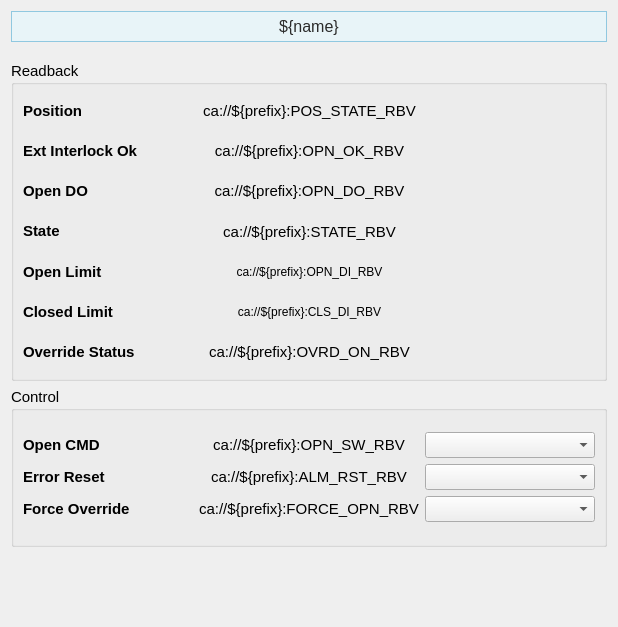
<?xml version="1.0" encoding="UTF-8"?>
<ui version="4.0">
 <class>Form</class>
 <widget class="QWidget" name="Form">
  <property name="geometry">
   <rect>
    <x>0</x>
    <y>0</y>
    <width>618</width>
    <height>627</height>
   </rect>
  </property>
  <property name="sizePolicy">
   <sizepolicy hsizetype="Preferred" vsizetype="Preferred">
    <horstretch>0</horstretch>
    <verstretch>0</verstretch>
   </sizepolicy>
  </property>
  <property name="windowTitle">
   <string>Form</string>
  </property>
  <layout class="QVBoxLayout" name="verticalLayout_7">
   <item>
    <widget class="PyDMLabel" name="PyDMLabel_11">
     <property name="maximumSize">
      <size>
       <width>16777215</width>
       <height>40</height>
      </size>
     </property>
     <property name="font">
      <font>
       <pointsize>12</pointsize>
      </font>
     </property>
     <property name="toolTip">
      <string/>
     </property>
     <property name="styleSheet">
      <string notr="true">    background-color: #e8f4f8;

    border: 1px solid #90c8e0;

    padding: 5px;

    color: rgb(43, 43, 43);</string>
     </property>
     <property name="text">
      <string>${name}</string>
     </property>
     <property name="alignment">
      <set>Qt::AlignCenter</set>
     </property>
    </widget>
   </item>
   <item>
    <spacer name="verticalSpacer_2">
     <property name="orientation">
      <enum>Qt::Vertical</enum>
     </property>
     <property name="sizeType">
      <enum>QSizePolicy::Fixed</enum>
     </property>
     <property name="sizeHint" stdset="0">
      <size>
       <width>20</width>
       <height>13</height>
      </size>
     </property>
    </spacer>
   </item>
   <item>
    <widget class="QGroupBox" name="groupBox">
     <property name="sizePolicy">
      <sizepolicy hsizetype="Preferred" vsizetype="Fixed">
       <horstretch>0</horstretch>
       <verstretch>0</verstretch>
      </sizepolicy>
     </property>
     <property name="minimumSize">
      <size>
       <width>0</width>
       <height>320</height>
      </size>
     </property>
     <property name="font">
      <font>
       <pointsize>11</pointsize>
      </font>
     </property>
     <property name="title">
      <string>Readback</string>
     </property>
     <layout class="QVBoxLayout" name="verticalLayout_14">
      <item>
       <layout class="QHBoxLayout" name="horizontalLayout_4" stretch="1,1,1">
        <item>
         <layout class="QVBoxLayout" name="verticalLayout">
          <item>
           <widget class="QLabel" name="interlock_ok_label_13">
            <property name="font">
             <font>
              <pointsize>11</pointsize>
             </font>
            </property>
            <property name="styleSheet">
             <string/>
            </property>
            <property name="text">
             <string>&lt;html&gt;&lt;head/&gt;&lt;body&gt;&lt;p&gt;&lt;span style=&quot; font-weight:600;&quot;&gt;Position&lt;/span&gt;&lt;/p&gt;&lt;/body&gt;&lt;/html&gt;</string>
            </property>
           </widget>
          </item>
          <item>
           <widget class="QLabel" name="interlock_ok_label_8">
            <property name="font">
             <font>
              <pointsize>11</pointsize>
             </font>
            </property>
            <property name="styleSheet">
             <string/>
            </property>
            <property name="text">
             <string>&lt;html&gt;&lt;head/&gt;&lt;body&gt;&lt;p&gt;&lt;span style=&quot; font-weight:600;&quot;&gt;Ext Interlock Ok&lt;/span&gt;&lt;/p&gt;&lt;/body&gt;&lt;/html&gt;</string>
            </property>
           </widget>
          </item>
          <item>
           <widget class="QLabel" name="interlock_ok_label_14">
            <property name="font">
             <font>
              <pointsize>11</pointsize>
             </font>
            </property>
            <property name="styleSheet">
             <string/>
            </property>
            <property name="text">
             <string>&lt;html&gt;&lt;head/&gt;&lt;body&gt;&lt;p&gt;&lt;span style=&quot; font-weight:600;&quot;&gt;Open DO&lt;/span&gt;&lt;/p&gt;&lt;/body&gt;&lt;/html&gt;</string>
            </property>
           </widget>
          </item>
          <item>
           <widget class="QLabel" name="interlock_ok_label_5">
            <property name="font">
             <font>
              <pointsize>11</pointsize>
             </font>
            </property>
            <property name="styleSheet">
             <string/>
            </property>
            <property name="text">
             <string>&lt;html&gt;&lt;head/&gt;&lt;body&gt;&lt;p&gt;&lt;span style=&quot; font-weight:600;&quot;&gt;State&lt;/span&gt;&lt;/p&gt;&lt;/body&gt;&lt;/html&gt;</string>
            </property>
           </widget>
          </item>
          <item>
           <widget class="QLabel" name="interlock_ok_label_10">
            <property name="font">
             <font>
              <pointsize>11</pointsize>
             </font>
            </property>
            <property name="styleSheet">
             <string/>
            </property>
            <property name="text">
             <string>&lt;html&gt;&lt;head/&gt;&lt;body&gt;&lt;p&gt;&lt;span style=&quot; font-weight:600;&quot;&gt;Open Limit&lt;/span&gt;&lt;/p&gt;&lt;/body&gt;&lt;/html&gt;</string>
            </property>
           </widget>
          </item>
          <item>
           <widget class="QLabel" name="interlock_ok_label_11">
            <property name="font">
             <font>
              <pointsize>11</pointsize>
             </font>
            </property>
            <property name="styleSheet">
             <string/>
            </property>
            <property name="text">
             <string>&lt;html&gt;&lt;head/&gt;&lt;body&gt;&lt;p&gt;&lt;span style=&quot; font-weight:600;&quot;&gt;Closed Limit&lt;/span&gt;&lt;/p&gt;&lt;/body&gt;&lt;/html&gt;</string>
            </property>
           </widget>
          </item>
          <item>
           <widget class="QLabel" name="interlock_ok_label_3">
            <property name="font">
             <font>
              <pointsize>11</pointsize>
             </font>
            </property>
            <property name="styleSheet">
             <string/>
            </property>
            <property name="text">
             <string>&lt;html&gt;&lt;head/&gt;&lt;body&gt;&lt;p&gt;&lt;span style=&quot; font-weight:600;&quot;&gt;Override Status&lt;/span&gt;&lt;/p&gt;&lt;/body&gt;&lt;/html&gt;</string>
            </property>
           </widget>
          </item>
         </layout>
        </item>
        <item>
         <layout class="QVBoxLayout" name="verticalLayout_4">
          <item>
           <widget class="PyDMLabel" name="PyDMLabel_19">
            <property name="toolTip">
             <string/>
            </property>
            <property name="text">
             <string>ca://${prefix}:POS_STATE_RBV</string>
            </property>
            <property name="alignment">
             <set>Qt::AlignCenter</set>
            </property>
            <property name="channel">
             <string notr="true">ca://${prefix}:POS_STATE_RBV</string>
            </property>
           </widget>
          </item>
          <item>
           <widget class="PyDMLabel" name="PyDMLabel_13">
            <property name="toolTip">
             <string/>
            </property>
            <property name="text">
             <string>ca://${prefix}:OPN_OK_RBV</string>
            </property>
            <property name="alignment">
             <set>Qt::AlignCenter</set>
            </property>
            <property name="precision">
             <number>0</number>
            </property>
            <property name="showUnits">
             <bool>false</bool>
            </property>
            <property name="precisionFromPV">
             <bool>true</bool>
            </property>
            <property name="alarmSensitiveContent">
             <bool>false</bool>
            </property>
            <property name="alarmSensitiveBorder">
             <bool>true</bool>
            </property>
            <property name="PyDMToolTip">
             <string/>
            </property>
            <property name="channel">
             <string>ca://${prefix}:OPN_OK_RBV</string>
            </property>
            <property name="enableRichText">
             <bool>false</bool>
            </property>
            <property name="displayLabelText">
             <bool>false</bool>
            </property>
            <property name="disconnectedText">
             <string/>
            </property>
           </widget>
          </item>
          <item>
           <widget class="PyDMLabel" name="PyDMLabel_20">
            <property name="toolTip">
             <string/>
            </property>
            <property name="text">
             <string>ca://${prefix}:OPN_DO_RBV</string>
            </property>
            <property name="alignment">
             <set>Qt::AlignCenter</set>
            </property>
            <property name="precision">
             <number>0</number>
            </property>
            <property name="showUnits">
             <bool>false</bool>
            </property>
            <property name="precisionFromPV">
             <bool>true</bool>
            </property>
            <property name="alarmSensitiveContent">
             <bool>false</bool>
            </property>
            <property name="alarmSensitiveBorder">
             <bool>true</bool>
            </property>
            <property name="PyDMToolTip">
             <string/>
            </property>
            <property name="channel">
             <string>ca://${prefix}:OPN_DO_RBV</string>
            </property>
            <property name="enableRichText">
             <bool>false</bool>
            </property>
            <property name="displayLabelText">
             <bool>false</bool>
            </property>
            <property name="disconnectedText">
             <string/>
            </property>
           </widget>
          </item>
          <item>
           <widget class="PyDMLabel" name="PyDMLabel_8">
            <property name="toolTip">
             <string/>
            </property>
            <property name="text">
             <string>ca://${prefix}:STATE_RBV</string>
            </property>
            <property name="alignment">
             <set>Qt::AlignCenter</set>
            </property>
            <property name="channel">
             <string>ca://${prefix}:STATE_RBV</string>
            </property>
           </widget>
          </item>
          <item>
           <widget class="PyDMLabel" name="PyDMLabel_16">
            <property name="font">
             <font>
              <pointsize>9</pointsize>
             </font>
            </property>
            <property name="toolTip">
             <string/>
            </property>
            <property name="text">
             <string>ca://${prefix}:OPN_DI_RBV</string>
            </property>
            <property name="alignment">
             <set>Qt::AlignCenter</set>
            </property>
            <property name="channel">
             <string>ca://${prefix}:OPN_DI_RBV</string>
            </property>
           </widget>
          </item>
          <item>
           <widget class="PyDMLabel" name="PyDMLabel_18">
            <property name="font">
             <font>
              <pointsize>9</pointsize>
             </font>
            </property>
            <property name="toolTip">
             <string/>
            </property>
            <property name="text">
             <string>ca://${prefix}:CLS_DI_RBV</string>
            </property>
            <property name="alignment">
             <set>Qt::AlignCenter</set>
            </property>
            <property name="channel">
             <string>ca://${prefix}:CLS_DI_RBV</string>
            </property>
           </widget>
          </item>
          <item>
           <widget class="PyDMLabel" name="PyDMLabel_6">
            <property name="toolTip">
             <string/>
            </property>
            <property name="text">
             <string>ca://${prefix}:OVRD_ON_RBV</string>
            </property>
            <property name="alignment">
             <set>Qt::AlignCenter</set>
            </property>
            <property name="channel">
             <string>ca://${prefix}:OVRD_ON_RBV</string>
            </property>
           </widget>
          </item>
         </layout>
        </item>
        <item>
         <layout class="QVBoxLayout" name="verticalLayout_3">
          <item>
           <widget class="QLabel" name="label_3">
            <property name="text">
             <string/>
            </property>
           </widget>
          </item>
          <item>
           <widget class="QLabel" name="label_6">
            <property name="text">
             <string/>
            </property>
           </widget>
          </item>
          <item>
           <widget class="QLabel" name="label_12">
            <property name="text">
             <string/>
            </property>
           </widget>
          </item>
          <item>
           <widget class="QLabel" name="label_16">
            <property name="text">
             <string/>
            </property>
           </widget>
          </item>
          <item>
           <widget class="QLabel" name="label_14">
            <property name="text">
             <string/>
            </property>
           </widget>
          </item>
          <item>
           <widget class="QLabel" name="label_15">
            <property name="text">
             <string/>
            </property>
           </widget>
          </item>
          <item>
           <widget class="QLabel" name="label_13">
            <property name="text">
             <string/>
            </property>
           </widget>
          </item>
          <item>
           <widget class="QLabel" name="label_9">
            <property name="text">
             <string/>
            </property>
           </widget>
          </item>
         </layout>
        </item>
       </layout>
      </item>
     </layout>
    </widget>
   </item>
   <item>
    <widget class="QGroupBox" name="groupBox_2">
     <property name="sizePolicy">
      <sizepolicy hsizetype="Preferred" vsizetype="Fixed">
       <horstretch>0</horstretch>
       <verstretch>0</verstretch>
      </sizepolicy>
     </property>
     <property name="minimumSize">
      <size>
       <width>0</width>
       <height>160</height>
      </size>
     </property>
     <property name="font">
      <font>
       <pointsize>11</pointsize>
      </font>
     </property>
     <property name="title">
      <string>Control</string>
     </property>
     <layout class="QVBoxLayout" name="verticalLayout_15">
      <item>
       <layout class="QHBoxLayout" name="horizontalLayout_5" stretch="1,1,1">
        <item>
         <layout class="QVBoxLayout" name="verticalLayout_2">
          <item>
           <widget class="QLabel" name="interlock_ok_label_15">
            <property name="font">
             <font>
              <pointsize>11</pointsize>
             </font>
            </property>
            <property name="styleSheet">
             <string/>
            </property>
            <property name="text">
             <string>&lt;html&gt;&lt;head/&gt;&lt;body&gt;&lt;p&gt;&lt;span style=&quot; font-weight:600;&quot;&gt;Open CMD&lt;/span&gt;&lt;/p&gt;&lt;/body&gt;&lt;/html&gt;</string>
            </property>
           </widget>
          </item>
          <item>
           <widget class="QLabel" name="interlock_ok_label_16">
            <property name="font">
             <font>
              <pointsize>11</pointsize>
             </font>
            </property>
            <property name="styleSheet">
             <string/>
            </property>
            <property name="text">
             <string>&lt;html&gt;&lt;head/&gt;&lt;body&gt;&lt;p&gt;&lt;span style=&quot; font-weight:600;&quot;&gt;Error Reset&lt;/span&gt;&lt;/p&gt;&lt;/body&gt;&lt;/html&gt;</string>
            </property>
           </widget>
          </item>
          <item>
           <widget class="QLabel" name="interlock_ok_label_9">
            <property name="font">
             <font>
              <pointsize>11</pointsize>
             </font>
            </property>
            <property name="styleSheet">
             <string/>
            </property>
            <property name="text">
             <string>&lt;html&gt;&lt;head/&gt;&lt;body&gt;&lt;p&gt;&lt;span style=&quot; font-weight:600;&quot;&gt;Force Override&lt;/span&gt;&lt;/p&gt;&lt;/body&gt;&lt;/html&gt;</string>
            </property>
           </widget>
          </item>
         </layout>
        </item>
        <item>
         <layout class="QVBoxLayout" name="verticalLayout_5">
          <item>
           <widget class="PyDMLabel" name="PyDMLabel_21">
            <property name="toolTip">
             <string/>
            </property>
            <property name="text">
             <string>ca://${prefix}:OPN_SW_RBV</string>
            </property>
            <property name="alignment">
             <set>Qt::AlignCenter</set>
            </property>
            <property name="precision">
             <number>0</number>
            </property>
            <property name="showUnits">
             <bool>false</bool>
            </property>
            <property name="precisionFromPV">
             <bool>true</bool>
            </property>
            <property name="alarmSensitiveContent">
             <bool>false</bool>
            </property>
            <property name="alarmSensitiveBorder">
             <bool>true</bool>
            </property>
            <property name="PyDMToolTip">
             <string/>
            </property>
            <property name="channel">
             <string>ca://${prefix}:OPN_SW_RBV</string>
            </property>
            <property name="enableRichText">
             <bool>false</bool>
            </property>
            <property name="displayLabelText">
             <bool>false</bool>
            </property>
            <property name="disconnectedText">
             <string/>
            </property>
           </widget>
          </item>
          <item>
           <widget class="PyDMLabel" name="PyDMLabel_22">
            <property name="toolTip">
             <string/>
            </property>
            <property name="text">
             <string>ca://${prefix}:ALM_RST_RBV</string>
            </property>
            <property name="alignment">
             <set>Qt::AlignCenter</set>
            </property>
            <property name="precision">
             <number>0</number>
            </property>
            <property name="showUnits">
             <bool>false</bool>
            </property>
            <property name="precisionFromPV">
             <bool>true</bool>
            </property>
            <property name="alarmSensitiveContent">
             <bool>false</bool>
            </property>
            <property name="alarmSensitiveBorder">
             <bool>true</bool>
            </property>
            <property name="PyDMToolTip">
             <string/>
            </property>
            <property name="channel">
             <string>ca://${prefix}:ALM_RST_RBV</string>
            </property>
            <property name="enableRichText">
             <bool>false</bool>
            </property>
            <property name="displayLabelText">
             <bool>false</bool>
            </property>
            <property name="disconnectedText">
             <string/>
            </property>
           </widget>
          </item>
          <item>
           <widget class="PyDMLabel" name="PyDMLabel_7">
            <property name="toolTip">
             <string/>
            </property>
            <property name="text">
             <string notr="true">ca://${prefix}:FORCE_OPN_RBV</string>
            </property>
            <property name="alignment">
             <set>Qt::AlignCenter</set>
            </property>
            <property name="channel">
             <string>ca://${prefix}:FORCE_OPN_RBV</string>
            </property>
           </widget>
          </item>
         </layout>
        </item>
        <item>
         <layout class="QVBoxLayout" name="verticalLayout_6">
          <item>
           <widget class="PyDMEnumComboBox" name="PyDMEnumComboBox">
            <property name="toolTip">
             <string/>
            </property>
            <property name="channel">
             <string>ca://${prefix}:OPN_SW</string>
            </property>
           </widget>
          </item>
          <item>
           <widget class="PyDMEnumComboBox" name="PyDMEnumComboBox_2">
            <property name="toolTip">
             <string/>
            </property>
            <property name="channel">
             <string>ca://${prefix}:ALM_RST</string>
            </property>
           </widget>
          </item>
          <item>
           <widget class="PyDMEnumComboBox" name="PyDMEnumComboBox_3">
            <property name="toolTip">
             <string/>
            </property>
            <property name="channel">
             <string>ca://${prefix}:FORCE_OPN</string>
            </property>
           </widget>
          </item>
         </layout>
        </item>
       </layout>
      </item>
     </layout>
    </widget>
   </item>
   <item>
    <spacer name="verticalSpacer">
     <property name="orientation">
      <enum>Qt::Vertical</enum>
     </property>
     <property name="sizeHint" stdset="0">
      <size>
       <width>20</width>
       <height>89</height>
      </size>
     </property>
    </spacer>
   </item>
  </layout>
 </widget>
 <customwidgets>
  <customwidget>
   <class>PyDMEnumComboBox</class>
   <extends>QComboBox</extends>
   <header>pydm.widgets.enum_combo_box</header>
  </customwidget>
  <customwidget>
   <class>PyDMLabel</class>
   <extends>QLabel</extends>
   <header>pydm.widgets.label</header>
  </customwidget>
 </customwidgets>
 <resources/>
 <connections/>
</ui>
